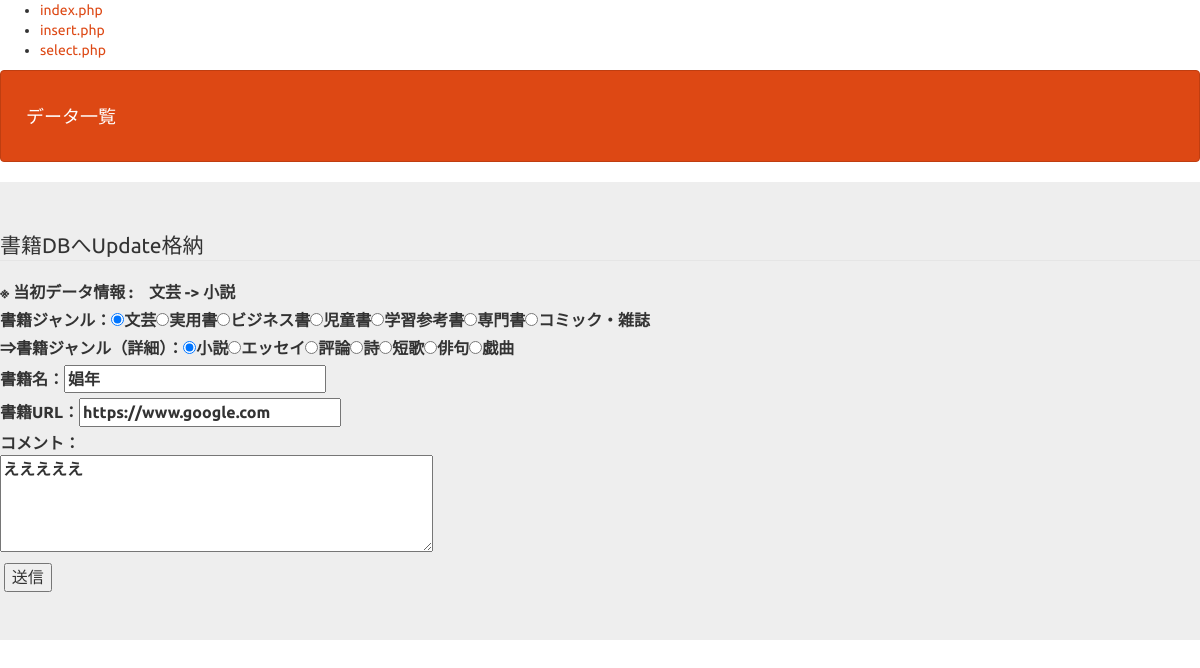
Page /detail.php?id=11 on the committed database.
### tables this page shows
CREATE TABLE `gs_20210327_table` (
  `id` mediumint(12) NOT NULL,
  `b_genre_1` varchar(128) NOT NULL,
  `b_genre_2` varchar(128) NOT NULL,
  `b_name` varchar(64) NOT NULL,
  `b_url` text NOT NULL,
  `b_remarks` text NOT NULL,
  `indate` datetime NOT NULL
);

### funcs.php (called while the page is built, shortened)
<?php
function h($str){
    return htmlspecialchars($str, ENT_QUOTES);
}

### detail.php (the view, shortened to what this page needs)
<?php
require_once('funcs.php');
$pdo = db_conn();
$id = $_GET['id'];
$stmt = $pdo->prepare('SELECT * FROM gs_20210327_table WHERE id=' . $id . ';');
$status = $stmt->execute();
if ($status == false) {
    sql_error($status);
} else {
    $result = $stmt->fetch();
}
?>
<!DOCTYPE html>
<html lang="ja">
<head>
    <link href="css/bootstrap.min.css" rel="stylesheet">
</head>
<body>
    <ul>
        <li><a href="index.php">index.php</a></li>
        <li><a href="insert.php">insert.php</a></li>
        <li><a href="select.php">select.php</a></li>
    </ul>
    <header>
        <nav class="navbar navbar-default">
            <div class="container-fluid">
                <div class="navbar-header"><a class="navbar-brand" href="select.php">データ一覧</a></div>
            </div>
        </nav>
    </header>
    <form method="post" action="update.php">
        <div class="jumbotron">
            <fieldset>
                <legend>書籍DBへUpdate格納</legend>
                <label>※ 当初データ情報 :　<?= h($result['b_genre_1'])?>  ->  <?= h($result['b_genre_2'])?></label><br>
                <label id="b_genre_1">書籍ジャンル：</label><br>
                <label id="b_genre_2">⇒</label><br>
                <label id="b_name">書籍名：<input type="text" name="b_name" value="<?= h($result['b_name'])?>"></label><br>
                <label id="b_url">書籍URL：<input type="text" name="b_url" value="<?= h($result['b_url'])?>"></label><br>
                <label id="b_remarks">コメント：<br><textArea name="b_remarks" rows="4" cols="40"><?= h($result['b_remarks'])?></textArea></label><br>
                <input type="submit" value="送信">
            </fieldset>
        </div>
    </form>
</body>
</html>

### detail.php (style rules this page uses)
div { padding: 10px; font-size: 16px; }

### rows in the picture
gs_20210327_table: b_genre_1 "文芸", b_genre_2 "小説", b_name "娼年", b_url "https://www.google.com", b_remarks "えええええ"
